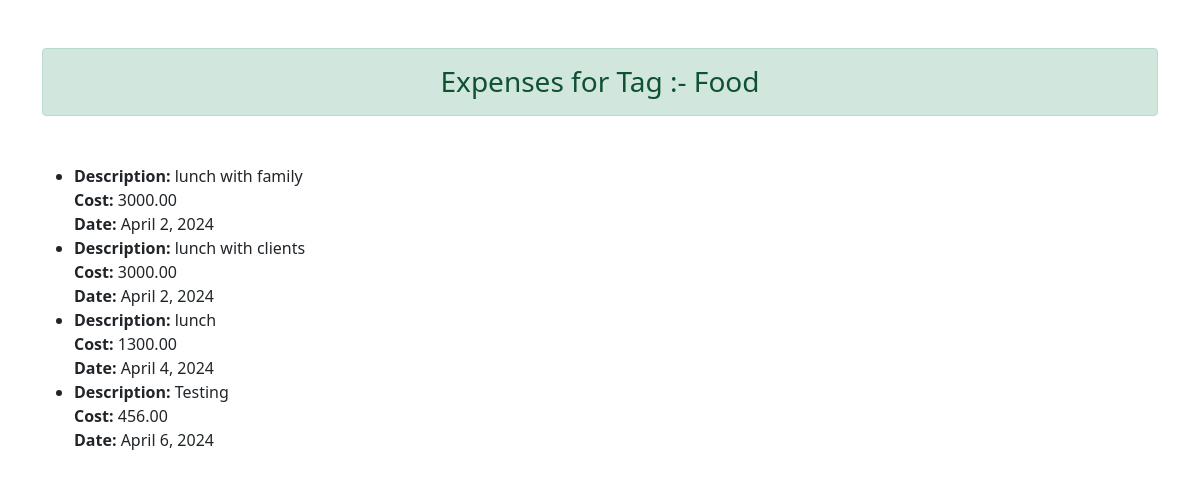
Page /tag_report/6/ on the earlier database version.
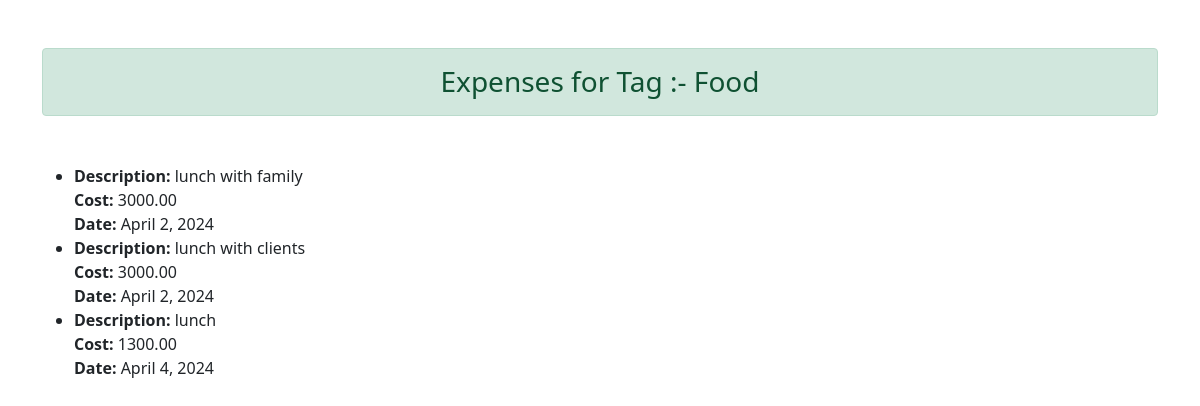
Same page on the later database version.
### app1/models.py (models this page shows, shortened)
class Expense(models.Model):
    description = models.CharField(max_length=255)
    cost = models.DecimalField(max_digits = 10, decimal_places = 2, null = True)
    date = models.DateField()
    tags = models.ManyToManyField(Tag, related_name='expenses' , null=True)

### app1/views.py (the view)
# urls.py: path('tag_report/<int:tag_id>/', views.tag_report, name='tag_report')
def tag_report(request, tag_id):
    try:
        selected_tag = Tag.objects.get(pk=tag_id)
    except Tag.DoesNotExist:
        return render(request,  {'message': 'Invalid Tag ID'})
    related_expenses = selected_tag.expenses.all()
    context = {
        'tag': selected_tag,  # The selected tag object
        'expenses': related_expenses,  # List of associated expense objects
    }
    return render(request, 'tag_expense.html', context)

### templates/tag_expense.html (shortened to what this page needs)
</html><!DOCTYPE html>
<html lang="en">
<head>
    <link href="https://cdn.jsdelivr.net/npm/bootstrap@5.0.2/dist/css/bootstrap.min.css" rel="stylesheet">
</head>
<body>
    <div class="container"><h3 class="alert alert-success my-5 text-center">Expenses for Tag :-  {{ tag.name }}</h3>
<ul>
    {% for expense in expenses %}
        <li>
            <b>Description:</b> {{ expense.description }}<br>
            <b>Cost:</b> {{ expense.cost }}<br>
            <b>Date:</b> {{ expense.date }}<br>
        </li>
    {% endfor %}
</ul>
</div>
</body>
</html>

Differences in the rows shown:
removed Expense: description "Testing", cost "456.00", date "April 6, 2024"
